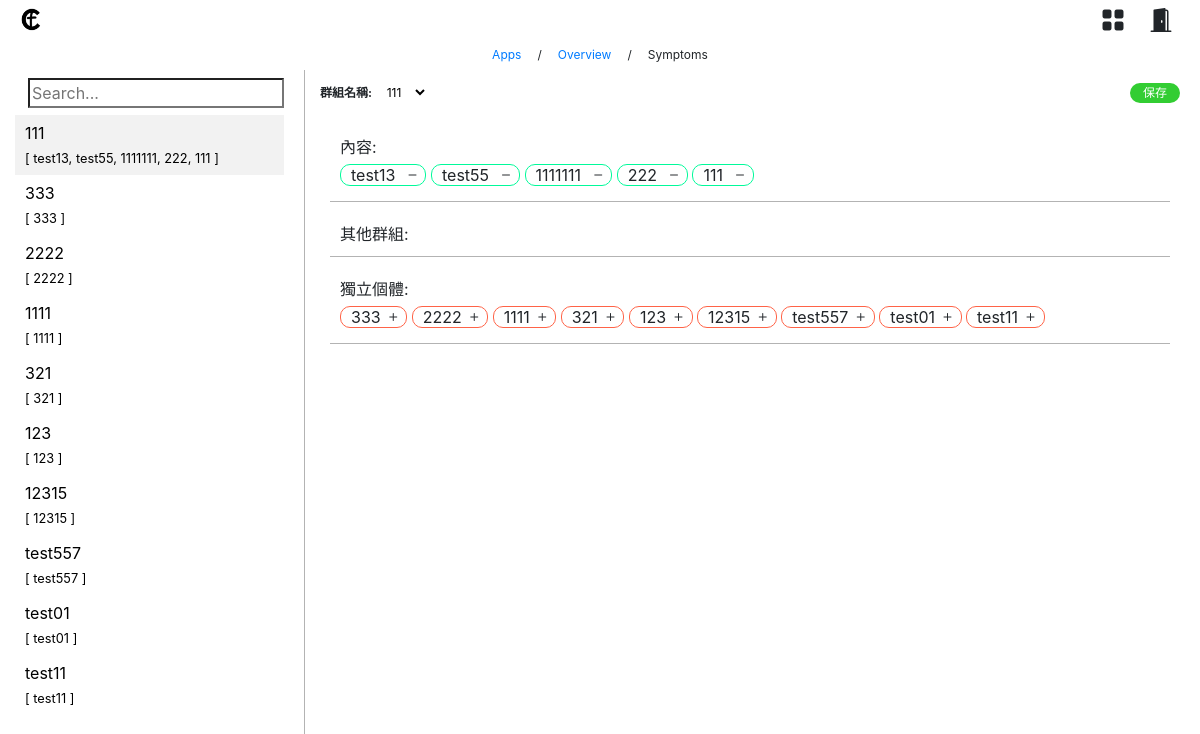
Screenshot of /disease/disease-overview/symptom-info/ (signed in) with the database file from the repository.
### disease/models.py (models this page shows, shortened)
class SymptomsGroup(models.Model):
    chinese_name = models.CharField(max_length=100, null=True)
    symptoms = models.ManyToManyField(Symptoms)
    created_date = models.DateTimeField(auto_now_add=True)
    def __str__(self):
        return self.chinese_name

class Symptoms(models.Model):
    chinese_name = models.CharField(max_length=100, unique=True)
    english_name = models.CharField(max_length=100)
    created_date = models.DateTimeField(auto_now_add=True)
    def __str__(self):
        return self.chinese_name

### disease/views.py (the view)
# urls.py: path('disease-overview/symptom-info/', views.symptom_info, name='symptoms_info'),
@user_passes_test(lambda u: u.is_staff or u.is_superuser)
def symptom_info(request, symptom_group_id=None):
    symptomsgroup = SymptomsGroup.objects.order_by('-created_date')
    try:
        current_symptomsgroup = SymptomsGroup.objects.get(id=symptom_group_id)
    except:
        current_symptomsgroup = symptomsgroup.first()
    return render(request, 'symptom_info.html', {'symptomsgroups': symptomsgroup, 'current_symptomsgroup': current_symptomsgroup})

### templates/symptom_info.html (shortened to what this page needs)
{% extends 'data_info_base.html' %}
{% load static %}
{% block loadcss %}
<link rel="stylesheet" href="{% static 'css/data_info_base.css' %}">
<link rel="stylesheet" href="{% static 'css/symptom_info.css' %}">
{% endblock %}
{% block board_title %}
<div class="row board-title">
    <a href="/apps">Apps</a>
    <a class="px-3">/</a>
    <a href="/disease/disease-overview/">Overview</a>
    <a class="px-3">/</a>
    <a>Symptoms</a>
</div>
{% endblock %}
{% block left_list %}
<ul>
{% for symptomsgroup in symptomsgroups %}
    <li onclick="window.location.href='{% url 'symptom_info' symptomsgroup.id  %}'" {% if current_symptomsgroup.id == symptomsgroup.id %}style="background-color: #f2f2f2;"{% endif %}>
        {{ symptomsgroup }}<br>
        <small>
            [
            {% for symptom in symptomsgroup.symptoms.all %}
                {{ symptom }}{% if not forloop.last %}, {% endif %}
            {% endfor %}
            ]
        </small>
    </li>
{% endfor %}
{% endblock %}
{% block right_content %}
<form method="post" action="{% url 'add_symptom' current_symptomsgroup.id %}">
    <div class="">
        <div class="option-name">
            <a>群組名稱:
            <select name="chinese_name" id="chinese_name">
                <option value="{{ current_symptomsgroup.chinese_name }}">{{ current_symptomsgroup.chinese_name }}</option>
            </select>
            </a>
            <button type="submit">
                保存
            </button>
        </div>
        <div class="right-content">
            <div class="first-board">
                <div class="remove-title">
                    <a>內容: </a>
                </div>
                <div class="remove-content" id="remove-content">
                    {% for symptomsgroup in symptomsgroups %}
                    {% for symptom in symptomsgroup.symptoms.all %}
                    {% if symptomsgroup == current_symptomsgroup %}
                    <a class="remove-{{symptom.id}}-{{symptom.chinese_name}}" name="clinics">{{ symptom.chinese_name }}  <i class="bi bi-dash"></i></a>
                    {% else %}
                    <a class="remove-{{symptom.id}}-{{symptom.chinese_name}}" style="display:none;">{{ symptom.chinese_name }}  <i class="bi bi-dash"></i></a>
                    {% endif %}
                    {% endfor %}
                    {% endfor %}
                </div>
            </div>
            <div class="second-board">
                <div class="add-title">
                    <a>其他群組: </a>
                </div>
            </div>
            <div class="third-board">
                <div class="add-title">
                    <a>獨立個體: </a>
                </div>
                <div class="add-content">
                    {% for symptomsgroup in symptomsgroups %}
                    {% if symptomsgroup.symptoms.count == 1 or symptomsgroup == current_symptomsgroup%}
                    {% for symptom in symptomsgroup.symptoms.all %}
                    {% if symptomsgroup != current_symptomsgroup %}
                    <a class="add-{{symptom.id}}-{{symptom.chinese_name}}">{{ symptom.chinese_name }} <i class="bi bi-plus"></i></a>
                    {% else %}
                    <a class="add-{{symptom.id}}-{{symptom.chinese_name}}" style="display:none;">{{ symptom.chinese_name }} <i class="bi bi-plus"></i></a>
                    {% endif %}
                    {% endfor %}
                    {% endif %}
                    {% endfor %}
                </div>
            </div>
        </div>
    </div>
</form>
{% endblock %}

### static/css/data_info_base.css (style rules this page uses)
.option-name { height: 45px; display: flex; align-items: center; justify-content: space-between; font-size: 12px; padding: 0px 10px 0px 10px; margin: 0px 10px; font-weight: bold; }
.option-name a { display: flex; align-items: center; }
.left-list ul { list-style-type: none; padding: 0; margin: 0; }
.left-list li { cursor: pointer; text-overflow: ellipsis; white-space:nowrap; overflow:hidden; padding: 6px 30px 6px 10px; }
.board-title { align-items: center; justify-content: center; display: flex; padding: 0; margin: 0; height: 30px }
.board-title a { padding: 0; margin: 0; font-size: 12px }
.remove-content a, .add-content a { border-radius: 10px; padding-left: 10px; padding-right: 5px; white-space: pre; line-height: 2; cursor: pointer; }
.remove-content a, .remove-content select { border: 1px solid #00FA9A; }
.add-content a { border: 1px solid #FF6347; }
.option-name button,.option-name .add-button { color: white; background-color: #32cd32; border: none; border-radius: 50px; width: 50px; text-align: center; text-justify: center; margin-left: 5px; display: flex; justify-content: center; }
.first-board, .second-board, .third-board { background-color: transparent; border-bottom: 1px solid rgb(105,105,105,0.5); padding: 10px 10px 10px 10px; margin: 10px 30px; }
.board select, board input { text-align: center; background-color: transparent; border: none; }

### rows the page displays
SymptomsGroup: chinese_name "111"
Symptoms: chinese_name "test13"
Symptoms: chinese_name "test55"
Symptoms: chinese_name "1111111"
Symptoms: chinese_name "222"
Symptoms: chinese_name "111"
SymptomsGroup: chinese_name "333"
Symptoms: chinese_name "333"
SymptomsGroup: chinese_name "2222"
Symptoms: chinese_name "2222"
SymptomsGroup: chinese_name "1111"
Symptoms: chinese_name "1111"
SymptomsGroup: chinese_name "321"
Symptoms: chinese_name "321"
SymptomsGroup: chinese_name "123"
Symptoms: chinese_name "123"
SymptomsGroup: chinese_name "12315"
Symptoms: chinese_name "12315"
SymptomsGroup: chinese_name "test557"
Symptoms: chinese_name "test557"
SymptomsGroup: chinese_name "test01"
Symptoms: chinese_name "test01"
SymptomsGroup: chinese_name "test11"
Symptoms: chinese_name "test11"
